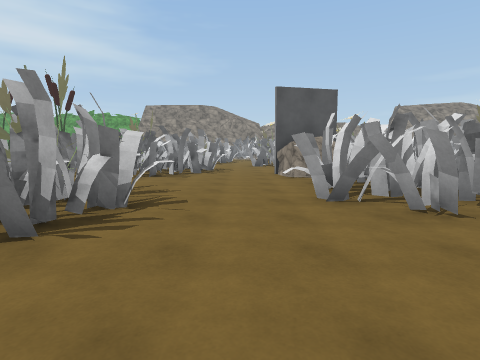
view 1 (above)

18 first-person views from a walk through a Unity game level. The camera is 1.4 m above the floor, tilts 6° down and sees 80° across. The floor is counted in squares, 2 m on a side. Each view is taken from the middle of a square. On the plan, view 1 faces up. The plan holds only what a view shows up to about 10 squares ahead; the rest is blank. The place goes on beyond the plan. The player character is not drawn. Some surface patterns are stand-ins.

view 2
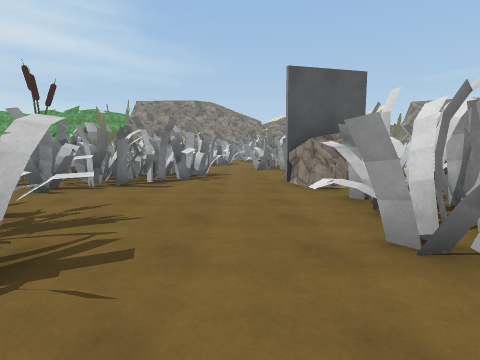

view 3
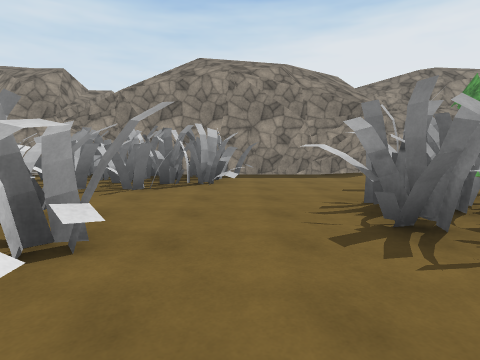

view 4
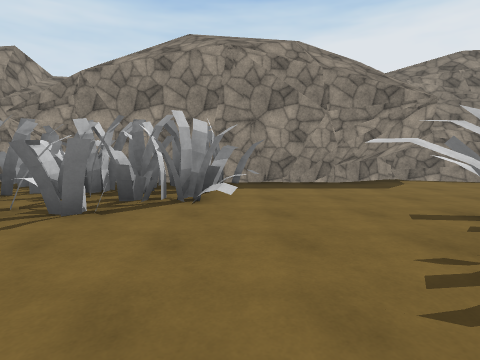

view 5
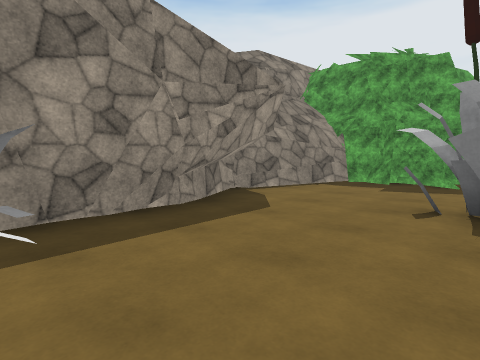

view 6
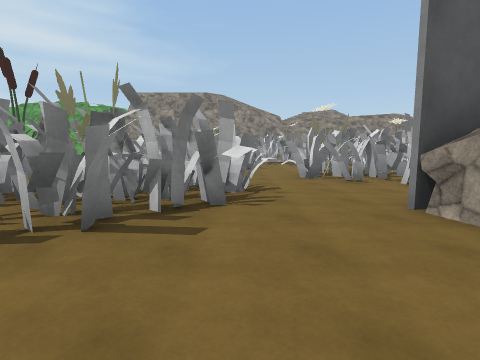

view 7
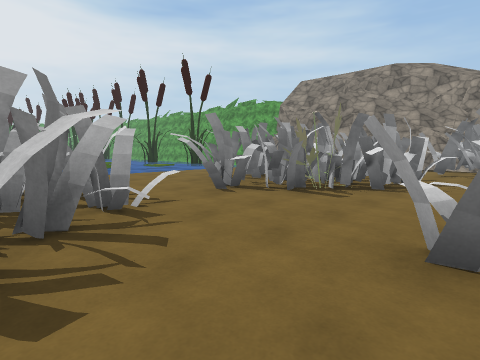

view 8
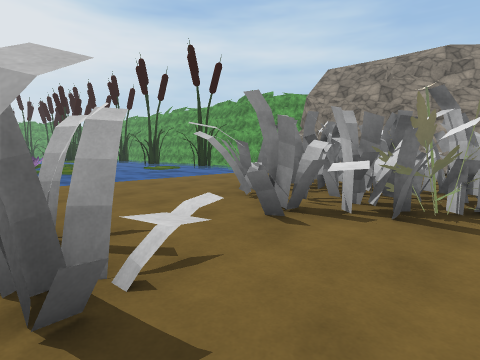

view 9
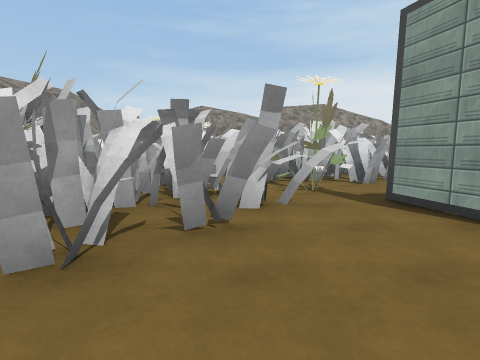

view 10
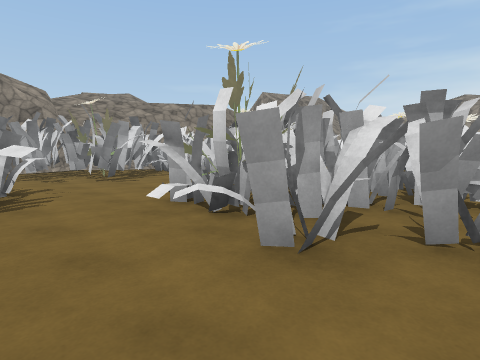

view 11
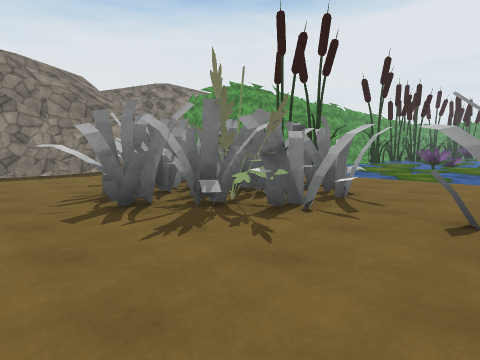

view 12
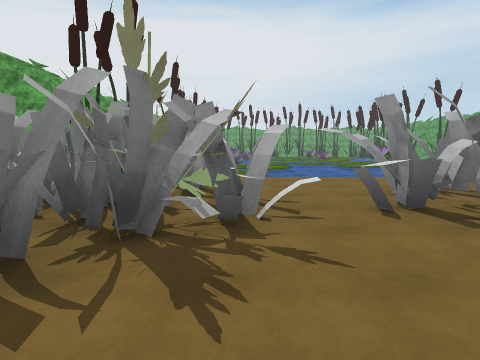

view 13
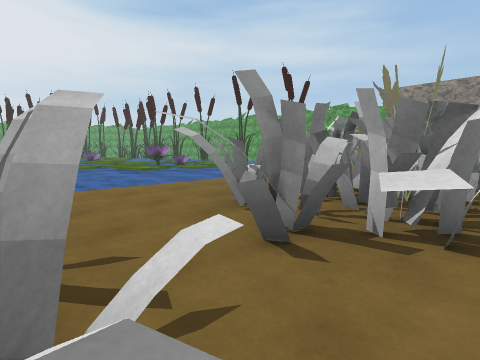

view 14
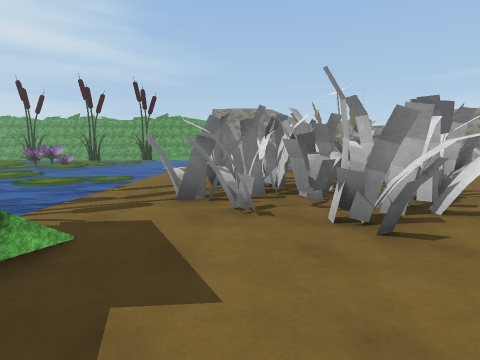

view 15
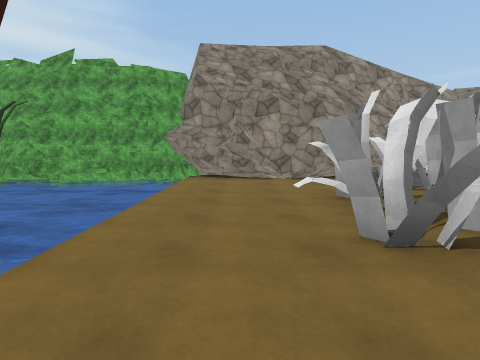

view 16
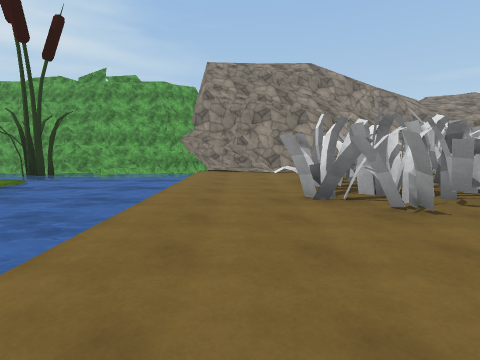

view 17
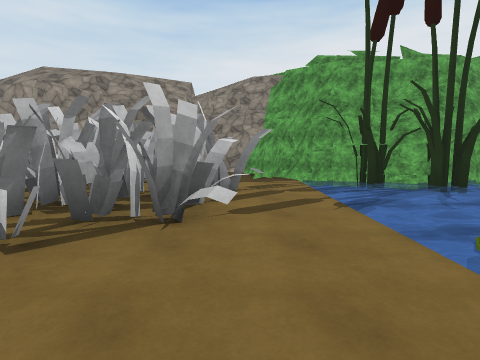

view 18
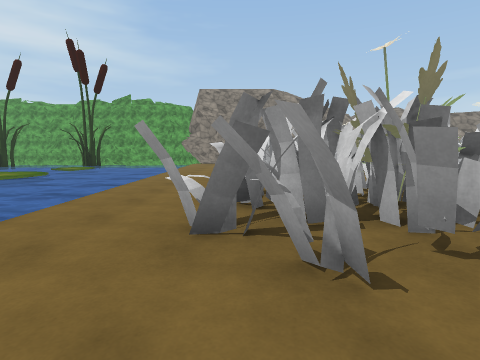

### Floor plan
Key: @ floor where view 1 was taken; # wall or solid block; x gap in a wall; . floor; / step, stairs or slope; = window, fence, low wall or low ledge; ≈ water the walk keeps out of; ^ raised ledge; R rock.
Columns run from 10 left of view 1 to 5 right of it. Each row starts with its distance up from view 1.
 21    #    ##
 20 ######## #
 19 ≈≈≈....  #
 18 ≈≈≈....###
 17 ≈≈≈..####
 16 ≈≈≈...##
 15 ≈≈≈..#######
 14 ≈≈≈...###..#
 13 ≈≈≈.....^..##
 12 ≈≈≈....#...###
 11 ≈≈≈..####...##
 10 ≈≈≈..#####...##
  9 ≈≈≈.=#####...##
  8 ≈≈≈..#####.RRR#
  7 ≈≈≈...###...R##
  6 ≈≈≈....##..####
  5 ≈.≈...##...=##
  4 ≈≈≈.######.###
  3 ≈≈≈.######..##
  2 ≈≈≈.######...x
  1 #≈≈..###....###
  0 ####..##..@#####
 -1    #....../#####
 -2    ##..#########
 -3     ####

Positions as (right, up) in squares from view 1, and headings:
1: (0, 0), facing up
2: (0, 2), facing up
3: (0, 6), facing down
4: (0, 4), facing down
5: (0, 1), facing down-left
6: (-1, 5), facing up
7: (1, 10), facing up-left
8: (-1, 11), facing up-left
9: (-1, 11), facing right
10: (-1, 11), facing up-right
11: (0, 7), facing down-left
12: (0, 5), facing left
13: (-2, 5), facing up-left
14: (-5, -2), facing up
15: (-6, 13), facing up
16: (-6, 11), facing up
17: (-6, 7), facing down
18: (-5, 6), facing up
